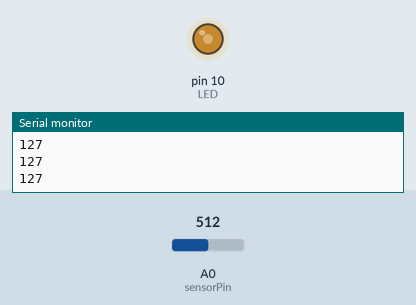
Simulated run of this sketch. Board: Arduino Uno, built with avr-gcc and run on an emulated ATmega328P. On the bench: output pins drawn as LEDs (lit = HIGH), the last lines printed to the serial monitor. The inputs (shaded band) are chosen by the test bench; at power-on: A0 (sensorPin) = 512.

Above: at 1.2 s.
1.3 s: A0 (sensorPin) set to 716
At 2.2 s:
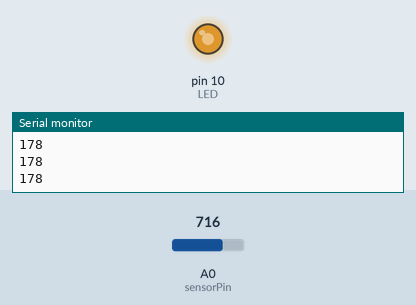
2.8 s: A0 (sensorPin) set to 900
At 3.9 s:
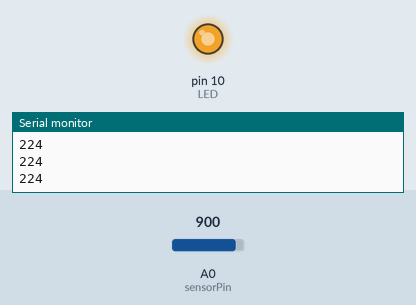
4.3 s: A0 (sensorPin) set to 122
At 5.5 s:
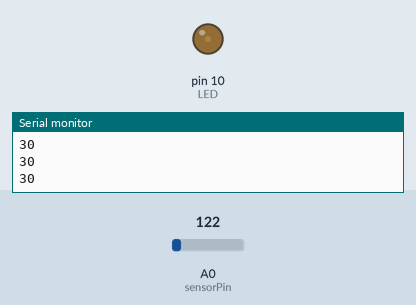
5.8 s: A0 (sensorPin) set to 0
At 6.1 s:
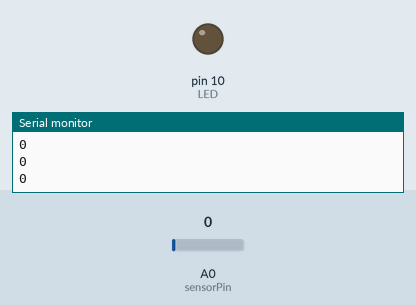
7.3 s: A0 (sensorPin) set to 511
At 7.7 s:
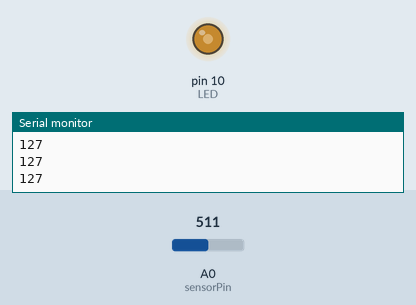
Timing chart, 0 to 9.8 s (numbered marks = the images above; inputs shaded):
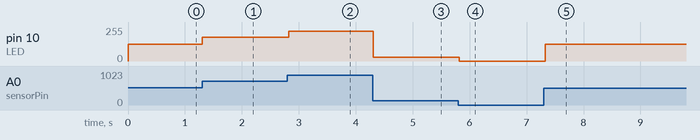

Measured:
- after the input at 1.3 s, pin 10 (LED): 127/255 → 178/255 at once
- after the input at 2.8 s, pin 10 (LED): 178/255 → 224/255 at once
- after the input at 4.3 s, pin 10 (LED): 224/255 → 30/255 at once
- after the input at 5.8 s, pin 10 (LED): 30/255 → 0/255 at once
- after the input at 7.3 s, pin 10 (LED): 0/255 → 127/255 at once

The sketch:

my-dimmer.ino
```cpp
int sensorPin = A0;
int LED = 10;

void setup() {
  // put your setup code here, to run once:
  Serial.begin(9600);

}

void loop() {
  // put your main code here, to run repeatedly:
  int sensorValue = analogRead(sensorPin);
  int brightness = sensorValue * (255.0 / 1023.0);
  Serial.println(brightness);
  analogWrite(LED, brightness);
  delay(30);

}
```
